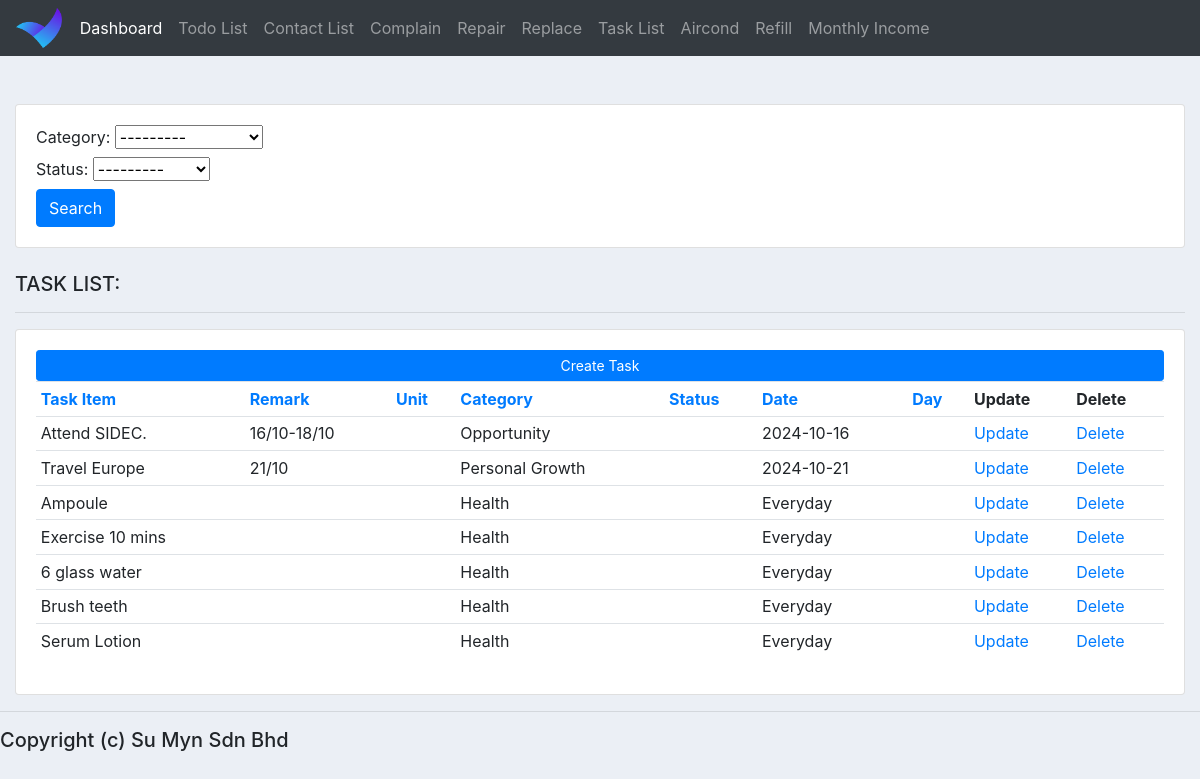
Screenshot of /table_task_list/ with the database file from the repository.
### homestay_app/models.py (models this page shows, shortened)
class TaskList(models.Model):
    CATEGORY = (
        ("Not Chosen", "Not Chosen"),
        ("Todo", "Todo"),
        ("Personal Growth", "Personal Growth"),
        ("Money Matter", "Money Matter"),
        ("Health", "Health"),
        ("Opportunity", "Opportunity"),
        ("Homestay", "Homestay"),
        ("Stock Market", "Stock Market"),
        ("Ecommerce", "Ecommerce"),
        ("HouseKeeping", "HouseKeeping")
    )
    STATUS = (
        ("Not Chosen", "Not Chosen"),
        ("Today", "Today"),
        ("Tomorrow", "Tomorrow"),
        ("Pending", "Pending"),
        ("Done", "Done"),
        ("This Week", "This Week"),
        ("This Month", "This Month"),
        ("This Year", "This Year"),
        ("After Europe", "After Europe"),
    )
    task_item = models.CharField(max_length=200, null=True, blank=True)
    remark = models.CharField(max_length=200, null=True, blank=True)
    unit = models.CharField(max_length=30, null=True, blank=True)
    category = models.CharField(max_length=30, null=True, blank=True, choices=CATEGORY)
    status =  models.CharField(max_length=30, blank=True, null=True, choices=STATUS)
    date = models.CharField(max_length=30, null=True, blank=True)
    day = models.CharField(max_length=30, null=True, blank=True)
    created_at = models.DateTimeField(auto_now_add=True, null=True, blank=True)
    updated_at = models.DateTimeField(auto_now=True, null=True, blank=True)

### homestay_app/views.py (the view)
# urls.py: path('table_task_list/', views.taskList, name='taskList'),
def taskList(request):
    task_list = TaskList.objects.all()
    sort_by = request.GET.get('sort', '')
    valid_sort_fields_tasklist = ['task_item', 'remark', 'unit', 'category', 'status', 'date', 'day', 'created_at']
    if sort_by in valid_sort_fields_tasklist:
        task_list = task_list.order_by(F(sort_by).asc(nulls_last=True))
    myFilter = TaskListFilter(request.GET, queryset=task_list)
    task_list = myFilter.qs
    context = {
        'current_sort': sort_by,
        'task_list': task_list,
        'myFilter': myFilter
    }
    return render(request, 'table_task_list.html', context)

### homestay_app/templates/table_task_list.html (shortened to what this page needs)
{%  extends 'base.html' %}
{% block content %}
<br>
<div class="row">
	<div class="col-md-12">
		<br>
		<div class="row">
			<div class="col">
				<div class="card card-body">
					<form method="get">
						{{myFilter.form}}
						<button class="btn btn-primary" type="submit">Search</button>
					</form>
				</div>
			</div>
		</div>
		<br>
		<h5>TASK LIST:</h5>
		<hr>
		<div class="card card-body">
			<a class="btn btn-primary  btn-sm btn-block" href="{% url 'formTaskList' %}">Create Task</a>
			<table class="table table-sm">
				<tr>
					<th><a href="?sort=task_item" class="{% if current_sort == 'task_item' %}sort-indicator-tasklist{% endif %}">Task Item</a></th>
					<th><a href="?sort=remark" class="{% if current_sort == 'remark' %}sort-indicator-tasklist{% endif %}">Remark</a></th>
					<th><a href="?sort=unit" class="{% if current_sort == 'unit' %}sort-indicator-tasklist{% endif %}">Unit</a></th>
					<th><a href="?sort=category" class="{% if current_sort == 'category' %}sort-indicator-tasklist{% endif %}">Category</a></th>
					<th><a href="?sort=status" class="{% if current_sort == 'status' %}sort-indicator-tasklist{% endif %}">Status</a></th>
					<th><a href="?sort=date" class="{% if current_sort == 'date' %}sort-indicator-tasklist{% endif %}">Date</a></th>
					<th><a href="?sort=day" class="{% if current_sort == 'day' %}sort-indicator-tasklist{% endif %}">Day</a></th>
					<th>Update</th>
					<th>Delete</th>
				</tr>
				{% for m in task_list %}
					<tr>
						<td>{{m.task_item|default:"" }}</td>
						<td>{{m.remark|default:"" }}</td>
						<td>{{m.unit|default:"" }}</td>
						<td>{{m.category|default:"" }}</td>
						<td>{{m.status|default:"" }}</td>
						<td>{{m.date|default:"" }}</td>
						<td>{{m.day|default:"" }}</td>
						<td><a href="{% url 'updateTaskList' m.id %}">Update</a></td>
						<td><a href="{% url 'deleteTaskList' m.id %}">Delete</a></td>
					</tr>
				{% endfor %}
			</table>
		</div>
	</div>
</div>
{% endblock %}

### static/css/base.css (style rules this page uses)
body { background-color: #ebeff5; }

### rows the page displays
TaskList: task_item "Attend SIDEC.", remark "16/10-18/10", category "Opportunity", date "2024-10-16"
TaskList: task_item "Travel Europe", remark "21/10", category "Personal Growth", date "2024-10-21"
TaskList: task_item "Ampoule", category "Health", date "Everyday"
TaskList: task_item "Exercise 10 mins", category "Health", date "Everyday"
TaskList: task_item "6 glass water", category "Health", date "Everyday"
TaskList: task_item "Brush teeth", category "Health", date "Everyday"
TaskList: task_item "Serum Lotion", category "Health", date "Everyday"
